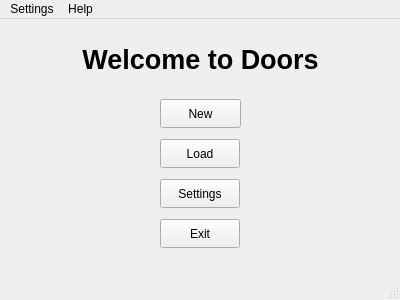
<?xml version="1.0" encoding="UTF-8"?>
<ui version="4.0">
 <class>MainMenu</class>
 <widget class="QMainWindow" name="MainMenu">
  <property name="geometry">
   <rect>
    <x>0</x>
    <y>0</y>
    <width>400</width>
    <height>300</height>
   </rect>
  </property>
  <property name="minimumSize">
   <size>
    <width>400</width>
    <height>300</height>
   </size>
  </property>
  <property name="maximumSize">
   <size>
    <width>400</width>
    <height>300</height>
   </size>
  </property>
  <property name="windowTitle">
   <string>Doors</string>
  </property>
  <widget class="QWidget" name="centralWidget">
   <widget class="QPushButton" name="newGameButton">
    <property name="geometry">
     <rect>
      <x>160</x>
      <y>80</y>
      <width>81</width>
      <height>29</height>
     </rect>
    </property>
    <property name="toolTip">
     <string>Start a new game</string>
    </property>
    <property name="text">
     <string>New</string>
    </property>
    <property name="autoDefault">
     <bool>false</bool>
    </property>
    <property name="flat">
     <bool>false</bool>
    </property>
   </widget>
   <widget class="QLabel" name="titleLabel">
    <property name="geometry">
     <rect>
      <x>-10</x>
      <y>30</y>
      <width>421</width>
      <height>21</height>
     </rect>
    </property>
    <property name="font">
     <font>
      <pointsize>20</pointsize>
      <weight>75</weight>
      <bold>true</bold>
     </font>
    </property>
    <property name="text">
     <string>Welcome to Doors</string>
    </property>
    <property name="alignment">
     <set>Qt::AlignCenter</set>
    </property>
   </widget>
   <widget class="QPushButton" name="loadGameButton">
    <property name="geometry">
     <rect>
      <x>160</x>
      <y>120</y>
      <width>80</width>
      <height>29</height>
     </rect>
    </property>
    <property name="toolTip">
     <string>Load an old game</string>
    </property>
    <property name="text">
     <string>Load</string>
    </property>
    <property name="flat">
     <bool>false</bool>
    </property>
   </widget>
   <widget class="QPushButton" name="settingsButton">
    <property name="geometry">
     <rect>
      <x>160</x>
      <y>160</y>
      <width>80</width>
      <height>29</height>
     </rect>
    </property>
    <property name="toolTip">
     <string>Change the game settings</string>
    </property>
    <property name="text">
     <string>Settings</string>
    </property>
    <property name="flat">
     <bool>false</bool>
    </property>
   </widget>
   <widget class="QPushButton" name="exitButton">
    <property name="geometry">
     <rect>
      <x>160</x>
      <y>200</y>
      <width>80</width>
      <height>29</height>
     </rect>
    </property>
    <property name="toolTip">
     <string>Exit Doors</string>
    </property>
    <property name="text">
     <string>Exit</string>
    </property>
    <property name="flat">
     <bool>false</bool>
    </property>
   </widget>
  </widget>
  <widget class="QMenuBar" name="menuBar">
   <property name="geometry">
    <rect>
     <x>0</x>
     <y>0</y>
     <width>400</width>
     <height>19</height>
    </rect>
   </property>
   <widget class="QMenu" name="menuDoors">
    <property name="title">
     <string>Settings</string>
    </property>
    <addaction name="actionNew"/>
    <addaction name="actionLoad"/>
    <addaction name="actionControls"/>
    <addaction name="actionQuit"/>
   </widget>
   <widget class="QMenu" name="menuHelp">
    <property name="title">
     <string>Help</string>
    </property>
    <addaction name="actionAbout"/>
   </widget>
   <addaction name="menuDoors"/>
   <addaction name="menuHelp"/>
  </widget>
  <widget class="QStatusBar" name="statusBar"/>
  <action name="actionAbout">
   <property name="text">
    <string>About</string>
   </property>
  </action>
  <action name="actionLoad">
   <property name="text">
    <string>Load</string>
   </property>
  </action>
  <action name="actionControls">
   <property name="text">
    <string>Controls</string>
   </property>
  </action>
  <action name="actionSave">
   <property name="text">
    <string>Save</string>
   </property>
  </action>
  <action name="actionQuit">
   <property name="text">
    <string>Quit</string>
   </property>
  </action>
  <action name="actionNew">
   <property name="text">
    <string>New</string>
   </property>
  </action>
 </widget>
 <layoutdefault spacing="6" margin="11"/>
 <tabstops>
  <tabstop>newGameButton</tabstop>
  <tabstop>loadGameButton</tabstop>
  <tabstop>settingsButton</tabstop>
  <tabstop>exitButton</tabstop>
 </tabstops>
 <resources/>
 <connections/>
</ui>
